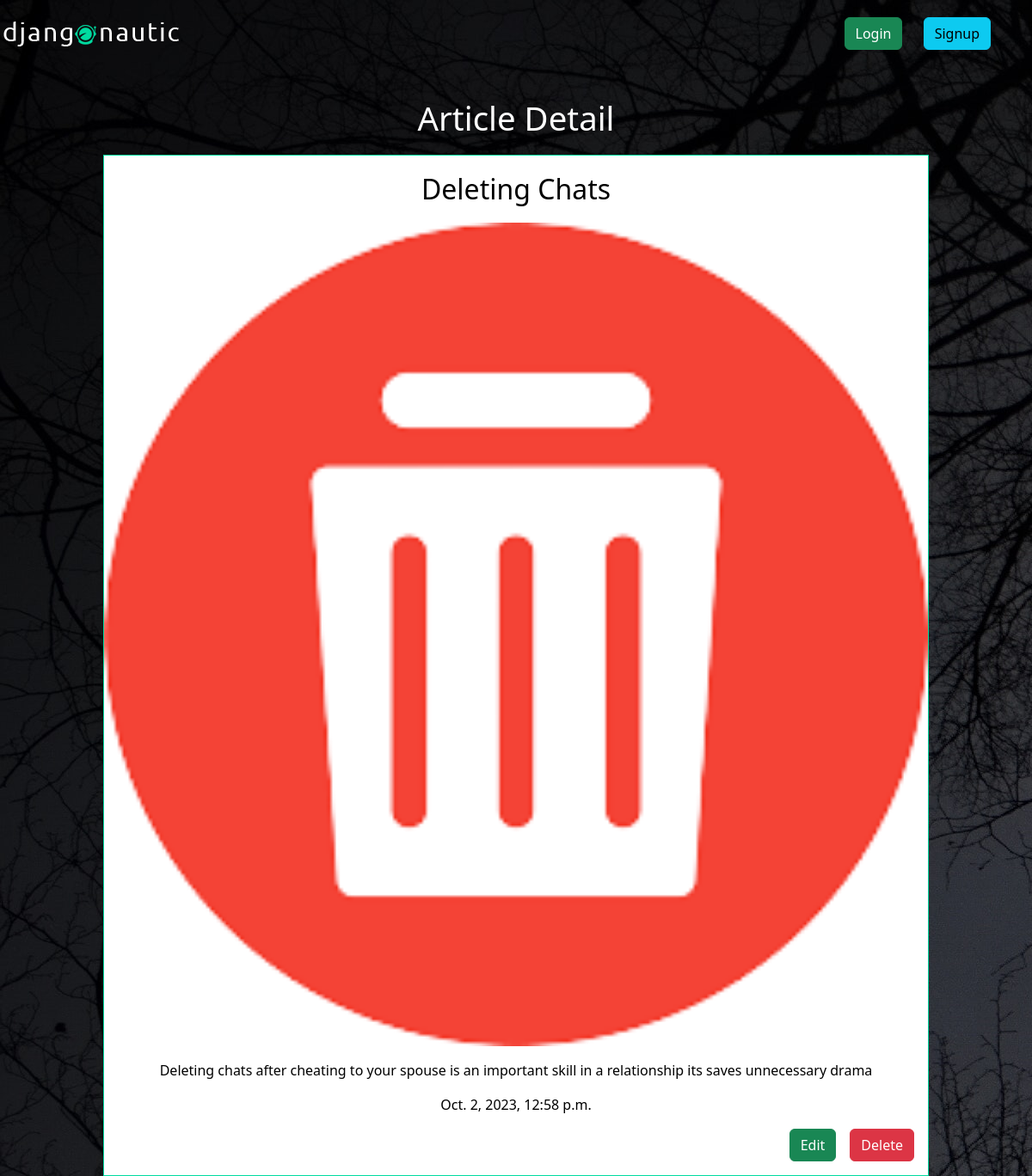
Page /articles/deliting-chats/ on the committed database.
### articles/models.py (models this page shows, shortened)
class Article(models.Model):
    title = models.CharField(max_length=100)
    slug = models.SlugField()
    body = models.TextField()
    date = models.DateTimeField(auto_now_add=True)
    thumb = models.ImageField(default="default.png", blank=True)
    author = models.ForeignKey(User, default=None, on_delete=models.CASCADE)

### articles/views.py (the view)
# urls.py: path('<slug>/', article_detail, name='detail'),
def article_detail(request, slug):
    article = Article.objects.get(slug=slug)
    return render(request, 'articles/article_detail.html', {"article":article})

### articles/templates/articles/article_detail.html
{% extends 'base.html' %}
{% block content %}
    <h1>Article Detail</h1>
    <div class="article_detail">
        <div class="article">
            <h2>{{ article.title }}</h2>
            <img class="mb-3" src="..{{ article.thumb.url }}" width="100%">
            <p>{{ article.body }}</p>
            <p>{{ article.date }}</p>
            <div class="d-flex justify-content-end mb-3">
                <a href="{% url 'articles:edit' article.id %}" class="btn btn-success me-3 pr-5 pl-5">Edit</a>
                <a href="{% url 'articles:delete' article.id %}" class="btn btn-danger me-3">Delete</a>
            </div>
        </div>
    </div>
{% endblock %}

### articles/static/css/styles.css (style rules this page uses)
body { background-image: url(../img/dark.jpg); background-repeat: no-repeat; color: #fff; }
h1, h2, h3, h4, h5 { font-weight: normal; margin: 0; }
a { color: #fff; text-decoration: none; }
.wrapper h1 { text-align: center; margin: 20px auto; font-size: 2.4em; }
.article { padding: 10px; border: 1px solid #00dba0; position: relative; padding-bottom: 40px; background-color: #fff; color: black; }
.article h2 { font-size: 1.2em; color: black; }
.article_detail .article { padding: 0; }
.article_detail .article h2 { text-align: center; margin: 20px auto; font-size: 2em; }
.article_detail .article p { text-align: center; }

### rows in the picture
Article: title "Deleting Chats", thumb (picture), body "Deleting chats after cheating to your spouse is an important skill in a relationship its saves unnecessary drama", date "Oct. 2, 2023, 12:58 p.m."
